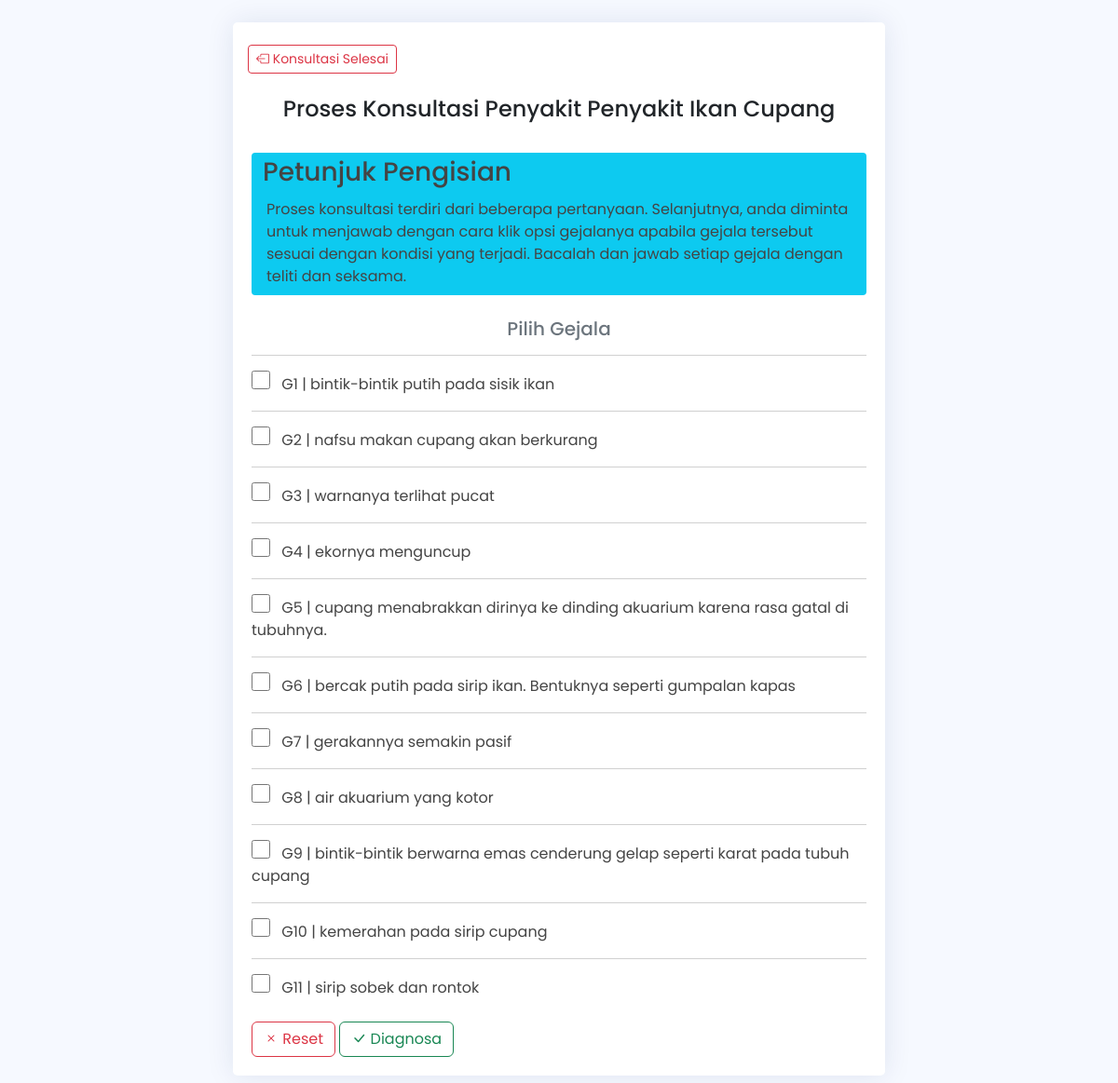
The page /konsultasi.php on the database its author committed.
### tables this page shows
CREATE TABLE `tb_gejala` (
  `id` int(11) NOT NULL,
  `kdgejala` varchar(3) DEFAULT NULL,
  `gejala` text DEFAULT NULL
);

### konsultasi.php (the view, shortened to what this page needs)
<!DOCTYPE html>
<html lang="en">
<head>
  <link href="./assets/vendor/bootstrap/css/bootstrap.min.css" rel="stylesheet">
  <link rel="stylesheet" href="https://cdn.jsdelivr.net/npm/bootstrap-icons@1.10.2/font/bootstrap-icons.css">
  <link href="./assets/vendor/boxicons/css/boxicons.min.css" rel="stylesheet">
  <link href="./assets/vendor/quill/quill.snow.css" rel="stylesheet">
  <link href="./assets/vendor/quill/quill.bubble.css" rel="stylesheet">
  <link href="./assets/vendor/remixicon/remixicon.css" rel="stylesheet">
  <link href="./assets/vendor/simple-datatables/style.css" rel="stylesheet">
  <link href="./assets/css/style2.css" rel="stylesheet">
</head>
<body>
  <section>
    <div class="card mt-4 col-md-7 mx-auto">
      <div class="mt-4">
        <a href="./index.php" type="button" class="btn btn-outline-danger btn-sm ms-3"><i class="bi bi-box-arrow-left"></i> Konsultasi Selesai</a>
      </div>
      <h4 class="text-dark d-flex justify-content-center mt-4">Proses Konsultasi Penyakit Penyakit Ikan Cupang</h4>
      <div class="card-body">
        <div class="bg-info rounded-1">
          <h3 class="mt-4 ms-2 p-1">Petunjuk Pengisian</h3>
          <p class="ms-3 me-2 pb-2">Proses konsultasi terdiri dari beberapa pertanyaan. Selanjutnya, anda diminta untuk menjawab dengan cara klik opsi gejalanya apabila gejala tersebut sesuai dengan kondisi yang terjadi. Bacalah dan jawab setiap gejala dengan teliti dan seksama.</p>
        </div>
        <h5 class="text-secondary text-center mt-4">Pilih Gejala</h5>
        <?php
        $koneksi = mysqli_connect("localhost", "root", "", "ikancupang");
        ?>
        <form action="./hasilkonsultasi.php" method="POST">
          <?php
          $sqli = "SELECT * FROM tb_gejala ORDER BY id ASC";
          $result = $koneksi->query($sqli);
          while ($row = $result->fetch_object()) {
            echo "<hr> ";
            echo "<label for='checkbox" . $row->id . "' style='cursor: pointer;'>";
            echo "<input style='cursor: pointer; width:20px;height:20px;' type='checkbox' id='checkbox" . $row->id . "' name='bukti[]' value='" . $row->id . "'";
            echo ">&ensp; " . $row->kdgejala . " |  " . $row->gejala . "</label><br>";
          }
          ?>
          <div class="mt-4">
            <button type="reset" class="btn btn-outline-danger btn-md mr-2"> <i class="bi bi-x"></i> Reset</button>
            <button class="btn btn-outline-success btn-md" onclick="return validateForm();"> <i class="bi bi-check-lg"></i> Diagnosa</button>
          </div>
        </form>
      </div>
    </div>
  </section>
</body>
</html>

### assets/css/style2.css (style rules this page uses)
:root { scroll-behavior: smooth; }
body { font-family: "Poppins", sans-serif; background: #f6f9ff; color: #444444; }
a { color: #00d988; text-decoration: none; }
h1, h2, h3, h4, h5, h6 { font-family: "Poppins", sans-serif; }
.card { margin-bottom: 30px; border: none; border-radius: 5px; box-shadow: 0px 0 30px rgba(1, 41, 112, 0.1); }
.card-body { padding: 0 20px 20px 20px; }

### rows shown on the page
tb_gejala: kdgejala "G1", gejala "bintik-bintik putih pada sisik ikan"
tb_gejala: kdgejala "G2", gejala "nafsu makan cupang akan berkurang"
tb_gejala: kdgejala "G3", gejala "warnanya terlihat pucat"
tb_gejala: kdgejala "G4", gejala "ekornya menguncup"
tb_gejala: kdgejala "G5", gejala "cupang menabrakkan dirinya ke dinding akuarium karena rasa gatal di tubuhnya."
tb_gejala: kdgejala "G6", gejala "bercak putih pada sirip ikan. Bentuknya seperti gumpalan kapas"
tb_gejala: kdgejala "G7", gejala "gerakannya semakin pasif"
tb_gejala: kdgejala "G8", gejala "air akuarium yang kotor"
tb_gejala: kdgejala "G9", gejala "bintik-bintik berwarna emas cenderung gelap seperti karat pada tubuh cupang"
tb_gejala: kdgejala "G10", gejala "kemerahan pada sirip cupang"
tb_gejala: kdgejala "G11", gejala "sirip sobek dan rontok"
